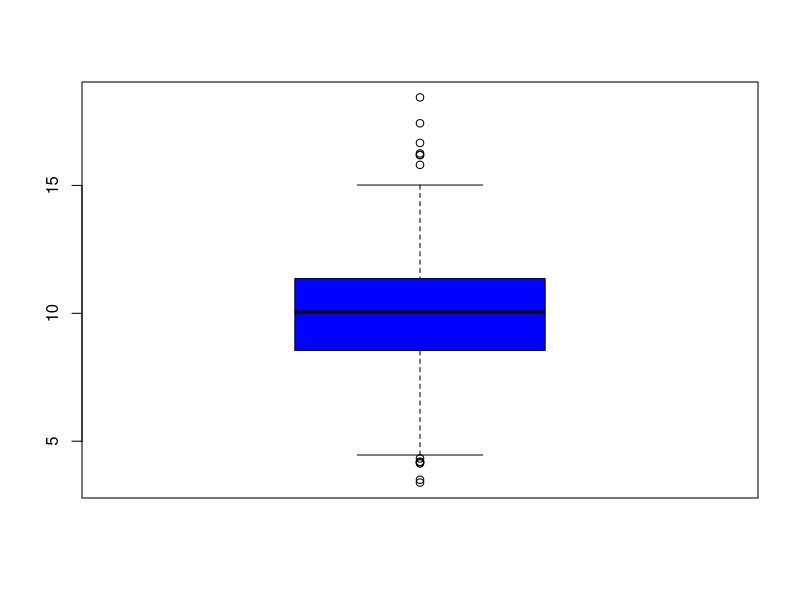
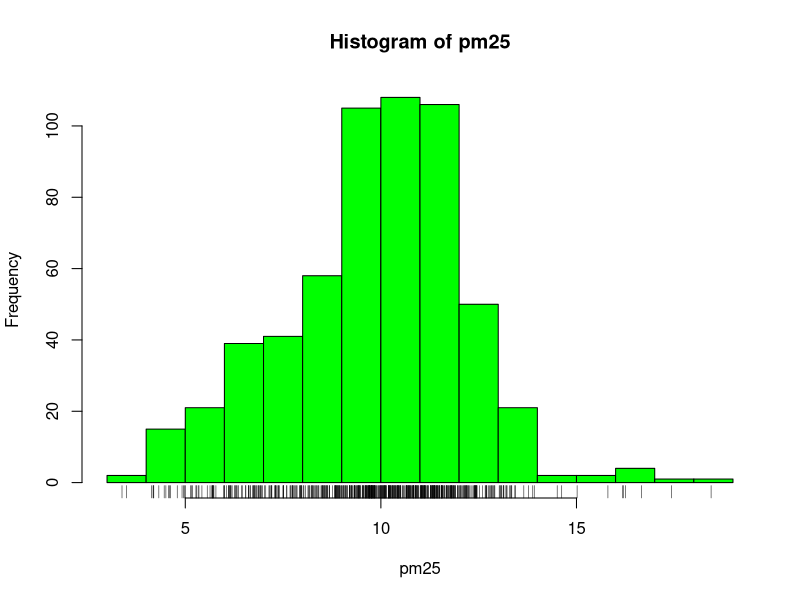
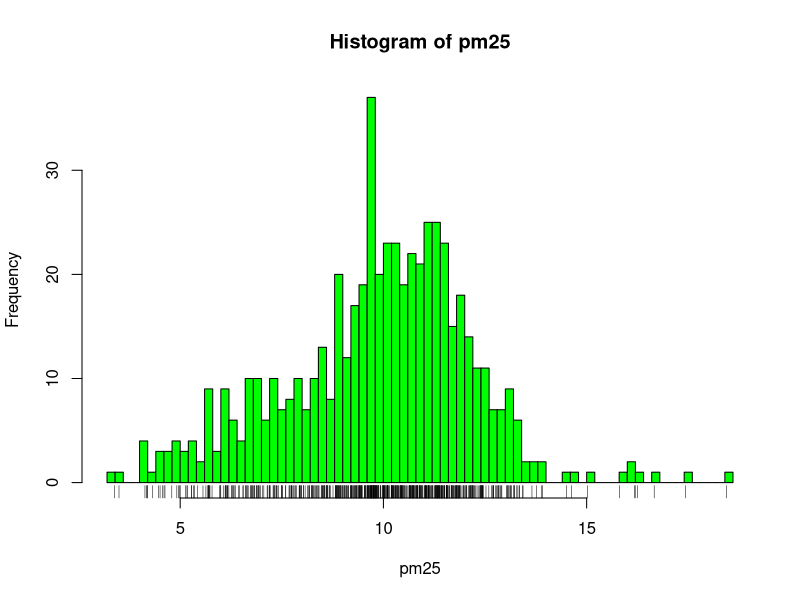
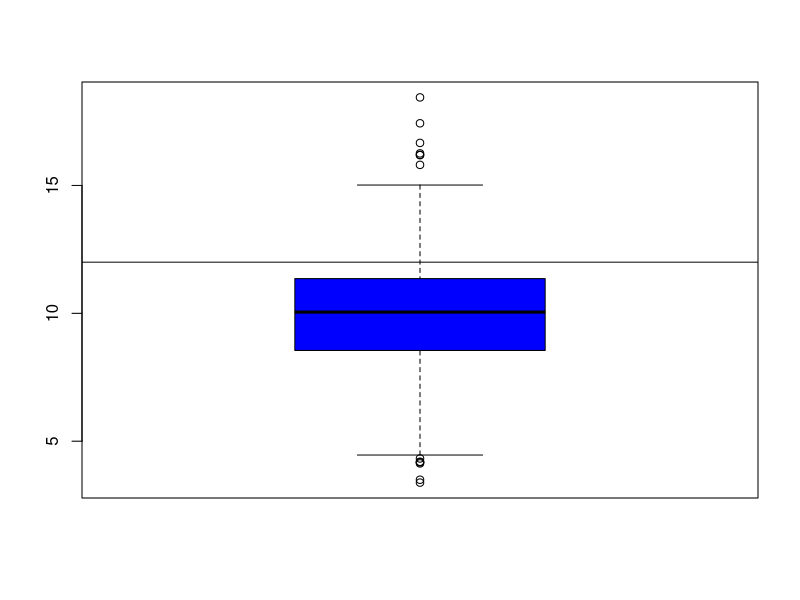
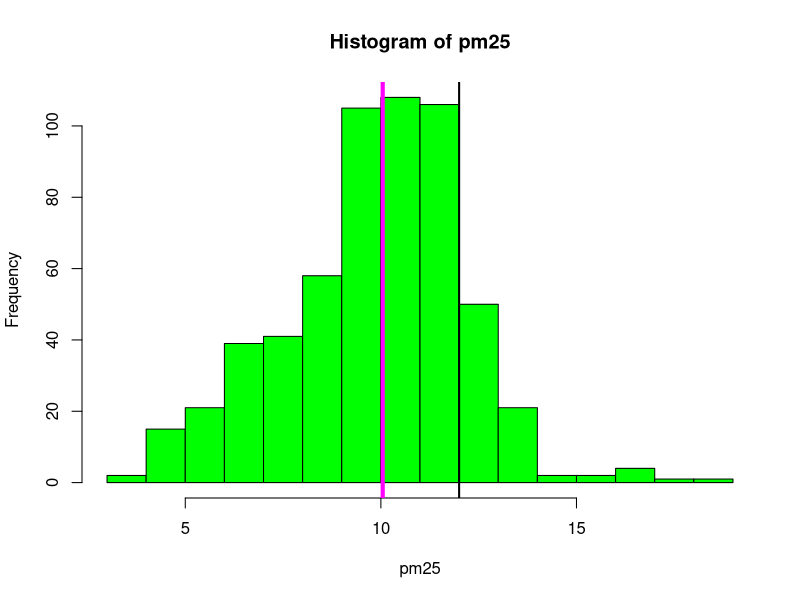
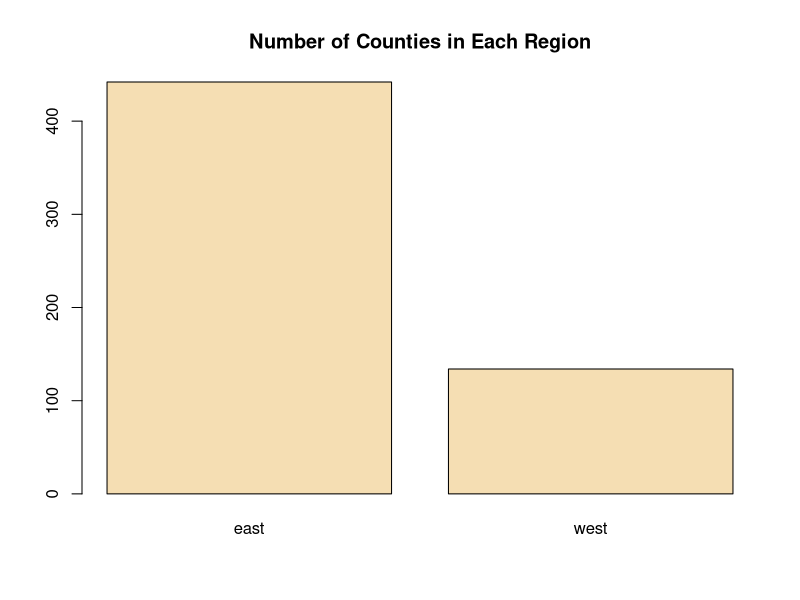
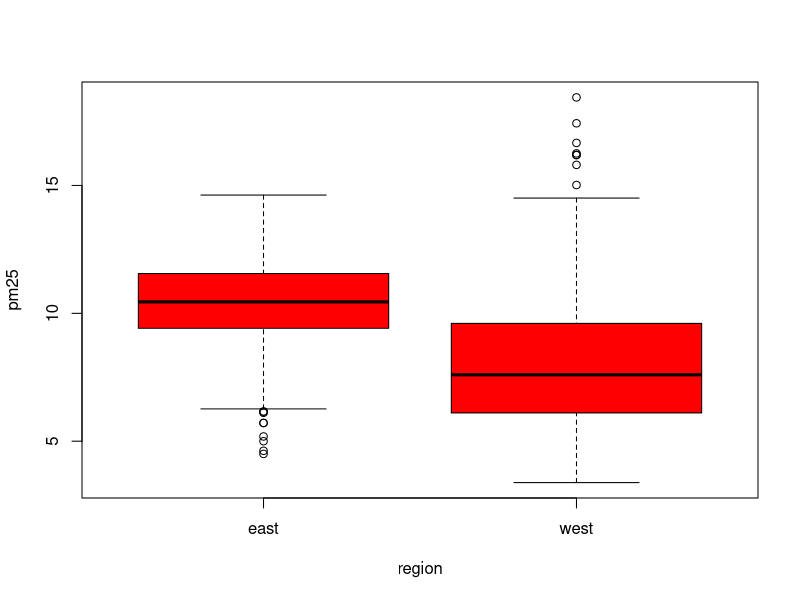
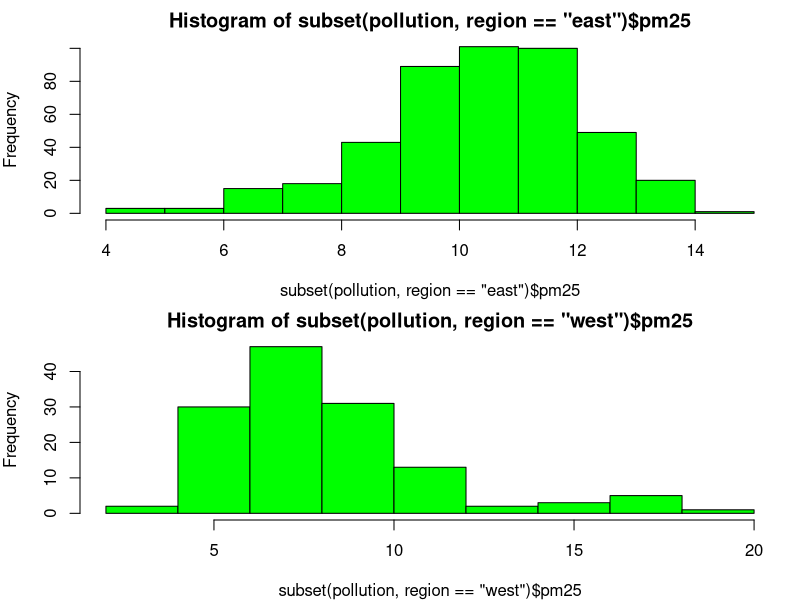

Write R code to recreate these figures, in order.
### Exploratory Data Analysis
# Principle 1: Show comparisons - a 'is relative to' b
# Principle 2: Show causality, mechanism, explanation, systematic structure
# Principle 3: Show multivariate data - more than 2 variables
# Principle 4: Integration of evidence - words, numbers, images, diagrams 
# Principle 5: Describe and document the evidence with appropriate labels, 
#              scales, sources, etc.
# Principle 6: Content is king

## Why Exploratory Graphs?
# R1. To understand data properties
# R2. To find patterns in data
# R3. To suggest modeling strategies
# R4. To "debug" analyses
# 5. To communicate results 
getwd()
setwd("~/Desktop/Online Coursera/Coursera-Exploratory-Data-Analysis/")
list.files()
pollution <- read.csv("data/avgpm25.csv", colClasses=c("numeric", "character", "factor","numeric", "numeric"))
head(pollution)
attach(pollution)
# Five numbers
summary(pm25)
# Boxplot
boxplot(pm25, col="blue")
# Histogram
hist(pm25, col="green")
rug(pm25) # underneath 
hist(pm25, col="green", breaks=100)
rug(pm25) # underneath 
# Overlaying Features
boxplot(pm25, col="blue")
abline(h=12)
hist(pm25, col="green")
abline(v=12, lwd=2)
abline(v=median(pm25), col="magenta", lwd=4)
# Barplot
barplot(table(region), col="wheat", main="Number of Counties in Each Region")
## Simple Summaries of Data
# Two dimensions: Lattice/ggplot2, (Smooth) Scatterplots
# >2 dimensions: coplots, Spinning plots
# Multiple Boxplots:
boxplot(pm25 ~ region, data=pollution, col="red")
# Multiple Histograms
par(mfrow=c(2,1), mar=c(4,4,2,1))
hist(subset(pollution, region=="east")$pm25, col="green")
hist(subset(pollution, region=="west")$pm25, col="green")
# Scatterplot
with(pollution, plot(latitude, pm25))
abline(h=12, lwd=2, lty=2)
# Scatterplot - using color
with(pollution, plot(latitude, pm25, col=region))
abline(h=12, lwd=2, lty=2)
# Multiple Scatterplots
par(mfrow=c(1,2), mar=c(5,4,2,1))
with(subset(pollution, region=="west"), plot(latitude, pm25, main="West"))
with(subset(pollution, region=="east"), plot(latitude, pm25, main="East"))
## Plotting Systems in R
# The Base plotting system - blank canvas, "artist's palette" model
library(datasets)
data(cars)
with(cars, plot(speed, dist))
# The Lattice system - entire plot specified by one function; conditioning
library(lattice)
state <- data.frame(state.x77, region=state.region)
xyplot(Life.Exp ~ Income | region, data=state, layout=c(4,1))
# ggplot2 system - mixes elements of Base and Lattice
library(ggplot2)
data(mpg)
qplot(displ, hwy, data=mpg)
## Base Plotting System
# - graphics
# - grDevices
# 1. Initializing a new plot - plot(x,y), hist(x)
# 2. Annotating an existing plot
library(datasets)
hist(airquality$Ozone) # Draw a new plot
with(airquality, plot(Wind, Ozone))
airquality <- transform(airquality, Month=factor(Month))
boxplot(Ozone ~ Month, airquality, xlab="Month", ylab="Ozone(ppb)")
# pch(plotting symbol), lty(line type), lwd(line width), 
# col(plotting color), xlab(x-axis label), ylab(y-axis label))
# las(orientation of the axis labels), bg, 
# mar(margin size), oma(outer margin size), mfrow(row-wise), mfcol
par("lty") # "solid"
par("col") # "black
par("pch") # 1
par("bg")  # "white"
par("mar") # 5.1 4.1 4.1 2.1
par("mfrow") # 1 1
## Base Plotting Functions
# plot(scatterplot), lines, points, text, title, 
# mtext(arbitrary text to the margins), axis
library(datasets)
with(airquality, plot(Wind, Ozone))
title(main="Ozone and Wind in New York City")
with(airquality, plot(Wind, Ozone), main="Ozone and Wind in New York City")
with(subset(airquality, Month=5), points(Wind, Ozone, col="blue"))
#
with(airquality, plot(Wind, Ozone), 
     main="Ozone and Wind in New York City", type="n")
with(subset(airquality, Month==5), points(Wind, Ozone, col="blue"))
with(subset(airquality, Month!=5), points(Wind, Ozone, col="red"))
legend("topright", pch=1, col=c("blue", "red"), legend=c("May", "Other Months"))
# Add a regression line
with(airquality, plot(Wind, Ozone), 
     main="Ozone and Wind in New York", pch=20)
model <- lm(Ozone ~ Wind, airquality)
abline(model, lwd=2)
# Multiple Base Plots
par(mfrow=c(1,2)) # 1 row, 2 columns
with(airquality, {
    plot(Wind, Ozone, main="Ozone and Wind")
    plot(Solar.R, Ozone, main="Ozone and Solar Radiation")
})
par(mfrow=c(1,3), mar=c(4,4,2,1), oma=c(0,0,2,0))
with(airquality, {
    plot(Wind, Ozone, main="Ozone and Wind")
    plot(Solar.R, Ozone, main="Ozone and Solar Radiation")
    plot(Temp, Ozone, main="Ozone and Temperature")
    mtext("Ozone and Weather in New York City", outer=TRUE)
})
## Base Plotting Demonstration
x <- rnorm(100)
hist(x)
y <- rnorm(100)
plot(x, y)
par(mar=c(4, 4, 2, 2))
plot(x, y, pch=20)
plot(x, y, pch=2)
example(points)
title("Scatterplot")
text(-2, -2, "label")
legend("topleft", legend="Data", pch=20)
fit <- lm(y ~ x)
abline(fit, lwd=3, col="blue")
plot(x, y, xlab="Weight", ylab="Height", main="Scatterplot")
legend("topright", legend="Data", pch=20)
fit <- lm(y ~ x)
abline(fit, lwd=3, col="red")
z <- rpois(100, 2)
par(mfrow=c(2, 1))
plot(x, y, pch=20)
plot(x, z, pch=19)
par("mar")
par(mar=c(2, 2, 1, 1))
par(mfrow=c(2, 2))
plot(x, y)
plot(x, z)
plot(z, x)
plot(y, x)
par(mfrow=c(1, 1))
x <- rnorm(100)
y <- x + rnorm(100)
g <- gl(2, 50, labels=c("Male", "Female"))
str(g)
plot(x, y)
plot(x, y, type="n") # no points
points(x[g=="Male"], y[g=="Male"], col="green")
points(x[g=="Female"], y[g=="Female"], col="blue", pch=19)
## Graphics Devices in R
# 1. screen device
# 2. file device
# 3. SVG
# quartz() - Mac
# plot(base), xyplot(lattice), qplot(ggplot2)
library(datasets)
pdf(file="myplot.pdf")
with(faithful, plot(eruptions, waiting))
title(main="Old Faithful Geyser data")
dev.off()
list.files()
# Vector formats: pdf, svg(scalable vector graphics), 
# win.metafile, postscript
# Bitmap formats: png(line drawings, lossless compression), 
# jpeg(lossy compression), tiff, bmp
dev.cur() # returns an int
dev.set(2)
# Copying plots
dev.copy
dev.copy2pdf
library(datasets)
with(faithful, plot(eruptions, waiting))
title(main="Old Faithful Geyser data")
dev.copy(png, file="geyserplot.png")
dev.off()
